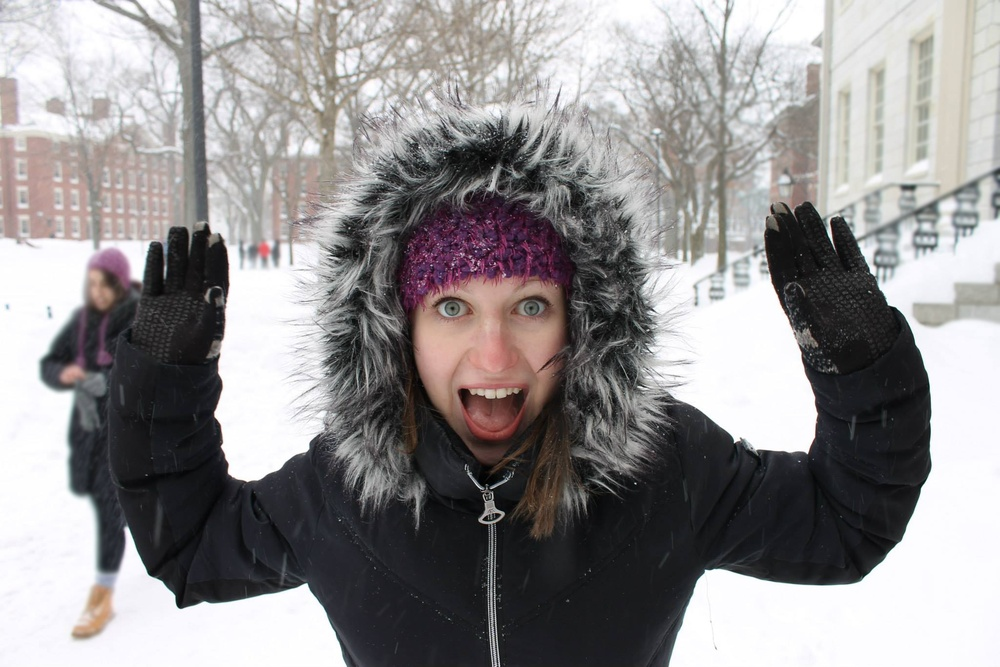
#> input picture pset4/jpg/1.jpg, 1000 x 667 px, shrunk from 2048 x 1366 before the run, found by its file name
$ python blur.py
#> lines starting #> are read from the running program, lines starting #| are printed output that depends on the picture
#import library
from PIL import Image, ImageFilter

# variable befor is like a fopen function in C
befor = Image.open("1.jpg")
#> befor is the input picture: PIL image 1000x667 RGB; mean R, G, B 146.4, 143.8, 144.6

#точка использутся для попадания в функцию или переменную в структере данных или библиотеке  как в си
after = befor.filter(ImageFilter.BoxBlur(20))
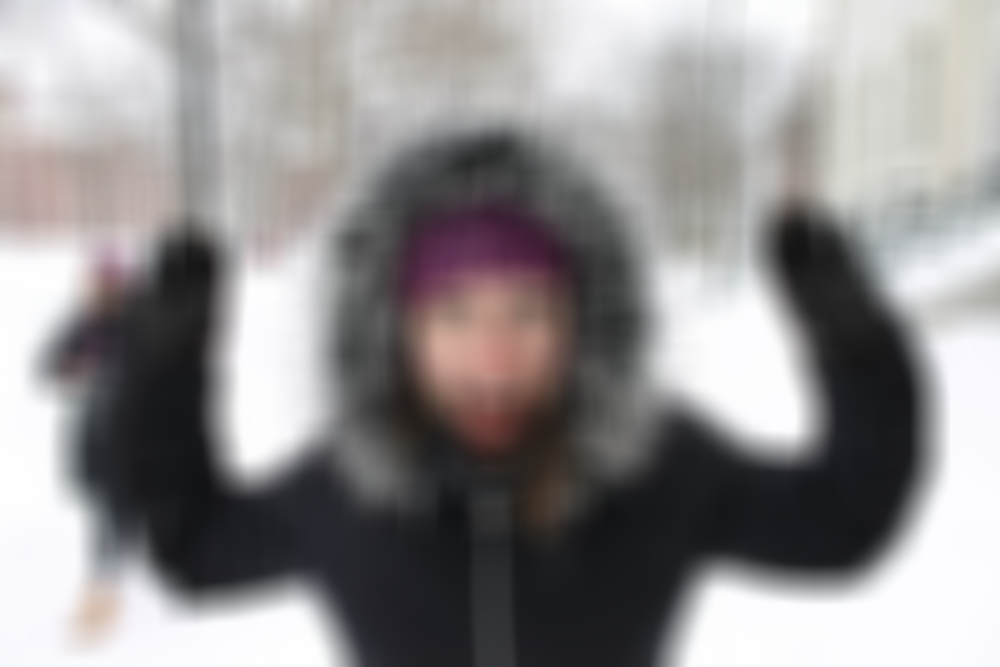
#> after: PIL image 1000x667 RGB; mean R, G, B 146.4, 143.8, 144.6
after.save("out.jpg")

$ run again, with pset4/jpg/10.jpg copied over pset4/jpg/1.jpg
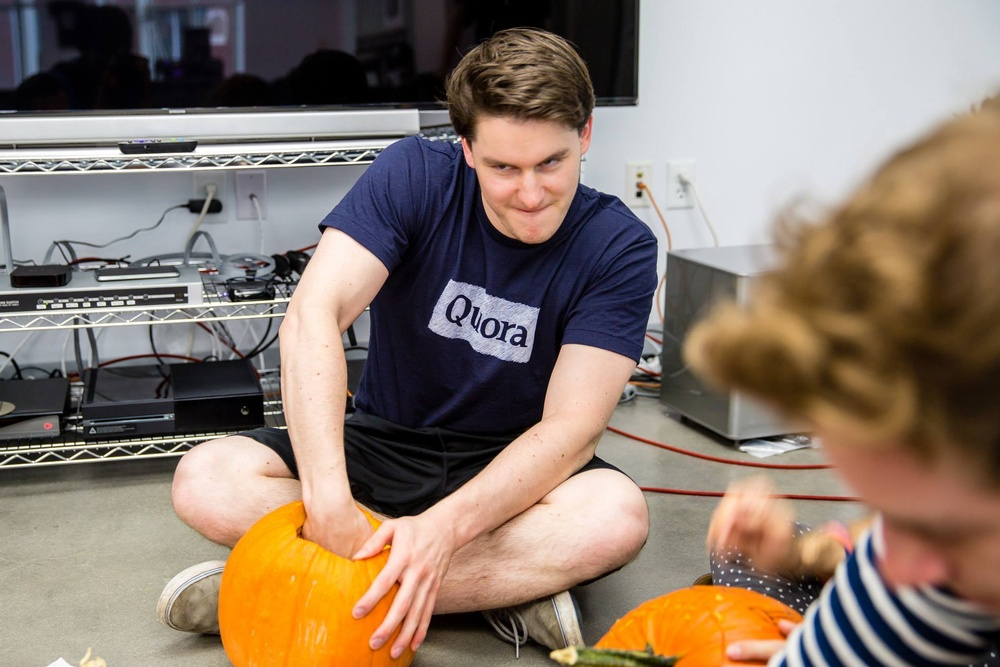
#> input picture pset4/jpg/10.jpg, 1000 x 667 px, shrunk from 2048 x 1365 before the run, found by its file name
#> befor is the input picture: PIL image 1000x667 RGB; mean R, G, B 137.2, 120.8, 107.9
#> `after = befor.filter(ImageFilter.BoxBlur(20))`:
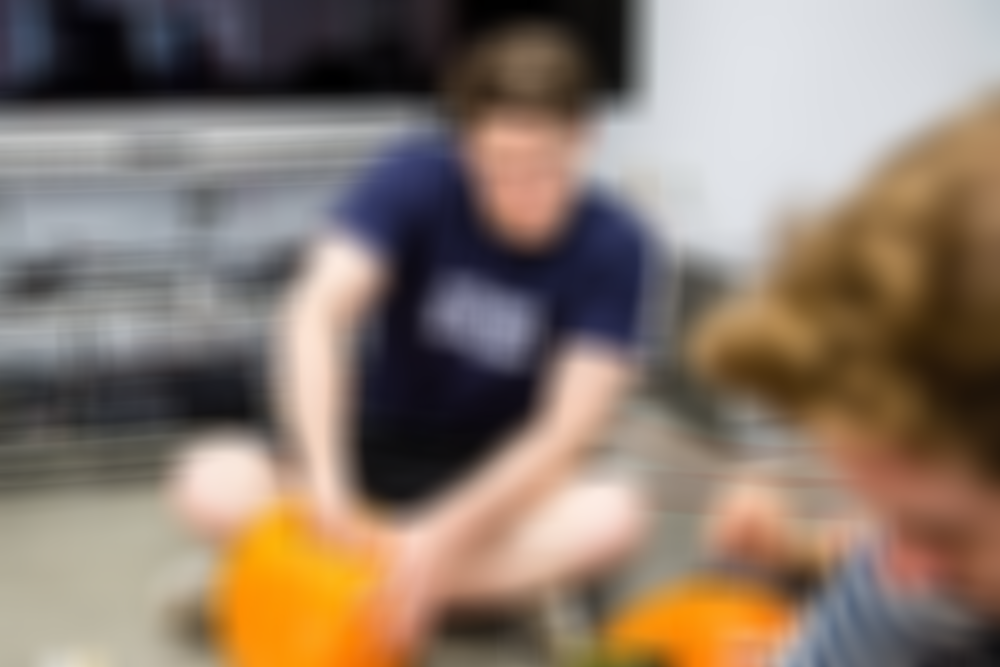
#> after: PIL image 1000x667 RGB; mean R, G, B 137.2, 120.8, 108

$ run again, with pset4/jpg/11.jpg copied over pset4/jpg/1.jpg
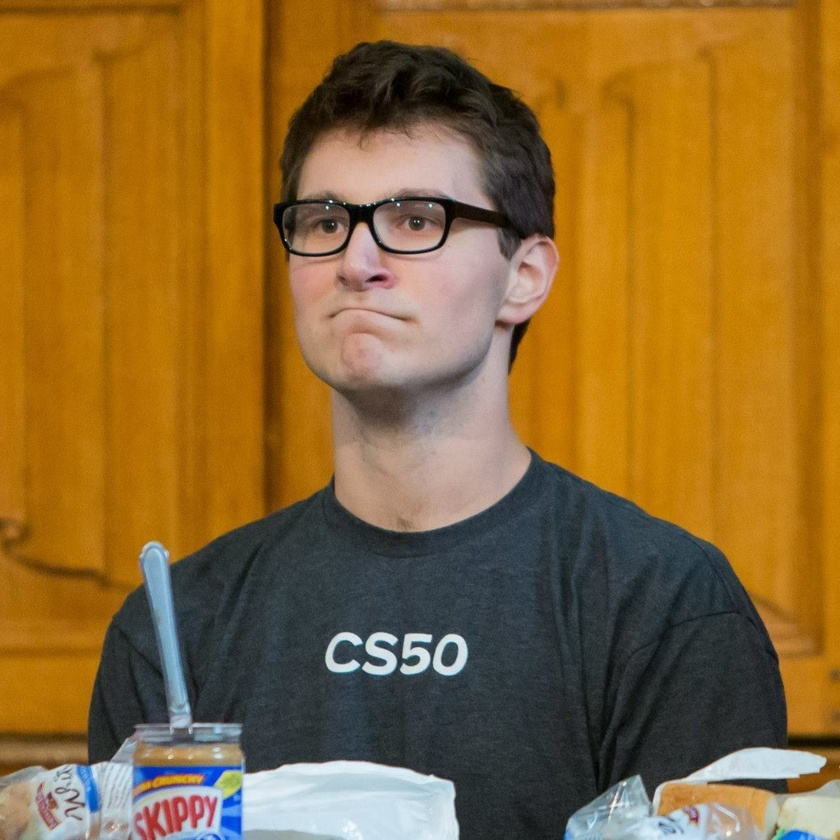
#> input picture pset4/jpg/11.jpg, 840 x 840 px, shrunk from 1173 x 1173 before the run, found by its file name
#> befor is the input picture: PIL image 840x840 RGB; mean R, G, B 140.7, 104.6, 49.7
#> `after = befor.filter(ImageFilter.BoxBlur(20))`:
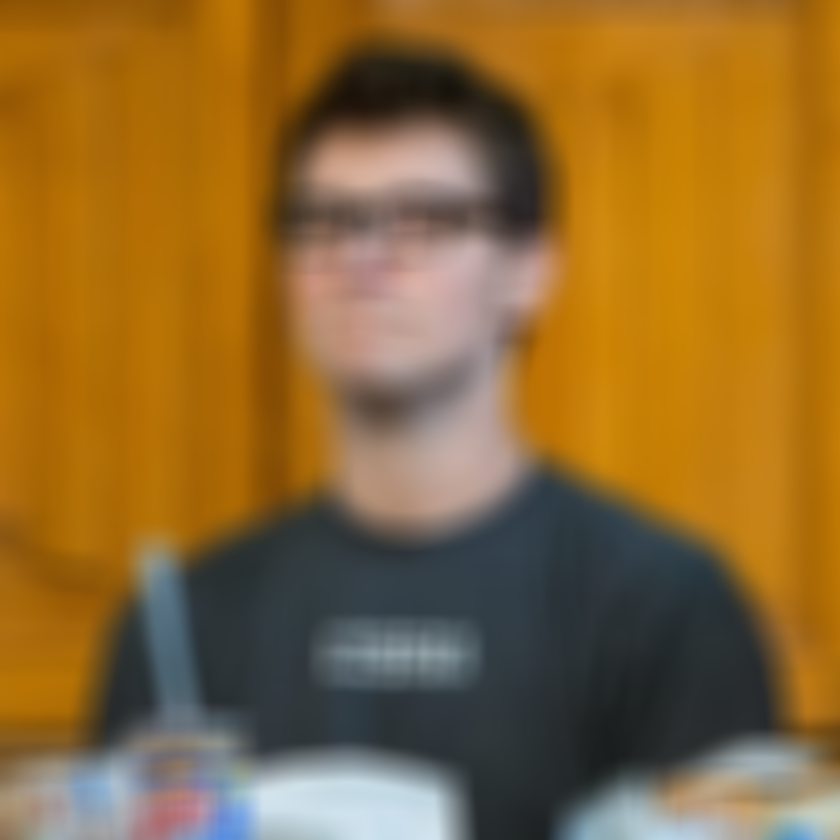
#> after: PIL image 840x840 RGB; mean R, G, B 140.6, 104.6, 49.7

$ run again, with pset4/jpg/12.jpg copied over pset4/jpg/1.jpg
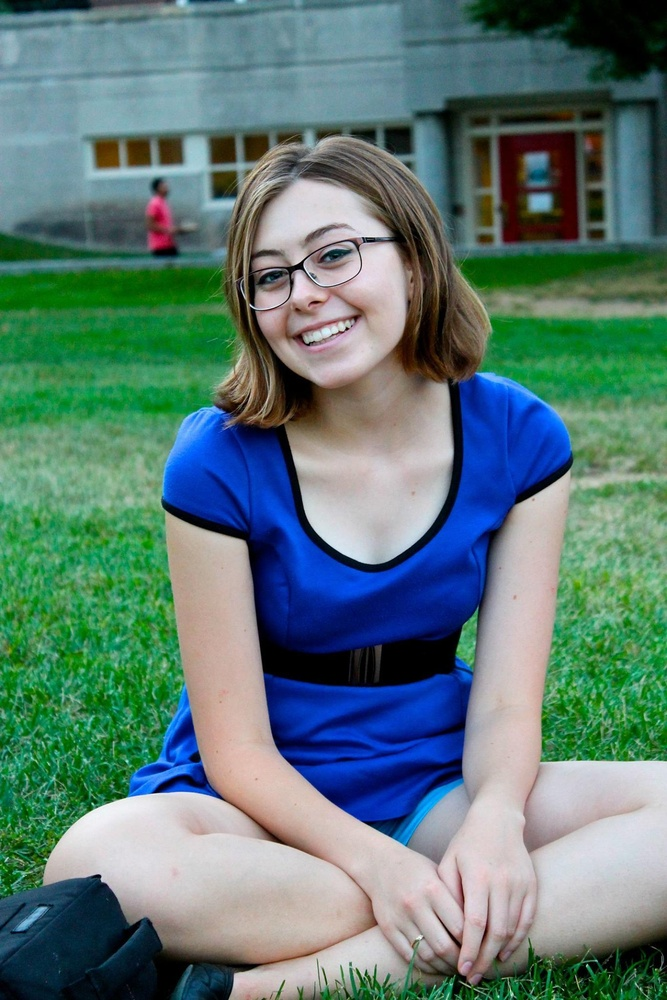
#> input picture pset4/jpg/12.jpg, 667 x 1000 px, shrunk from 1365 x 2048 before the run, found by its file name
#> befor is the input picture: PIL image 667x1000 RGB; mean R, G, B 92, 121.5, 117.1
#> `after = befor.filter(ImageFilter.BoxBlur(20))`:
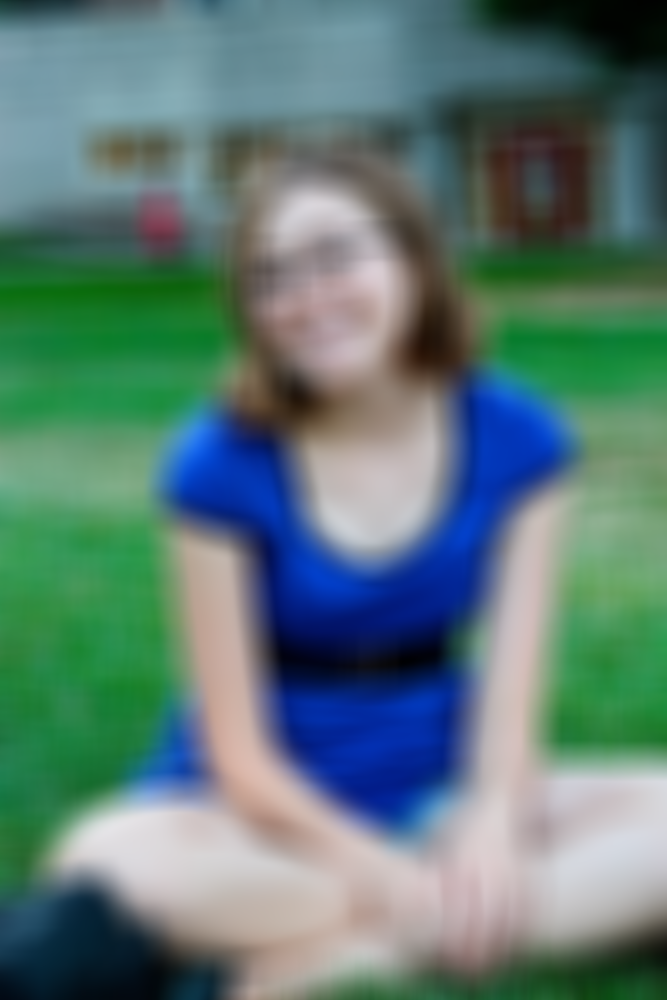
#> after: PIL image 667x1000 RGB; mean R, G, B 91.9, 121.4, 117.1
